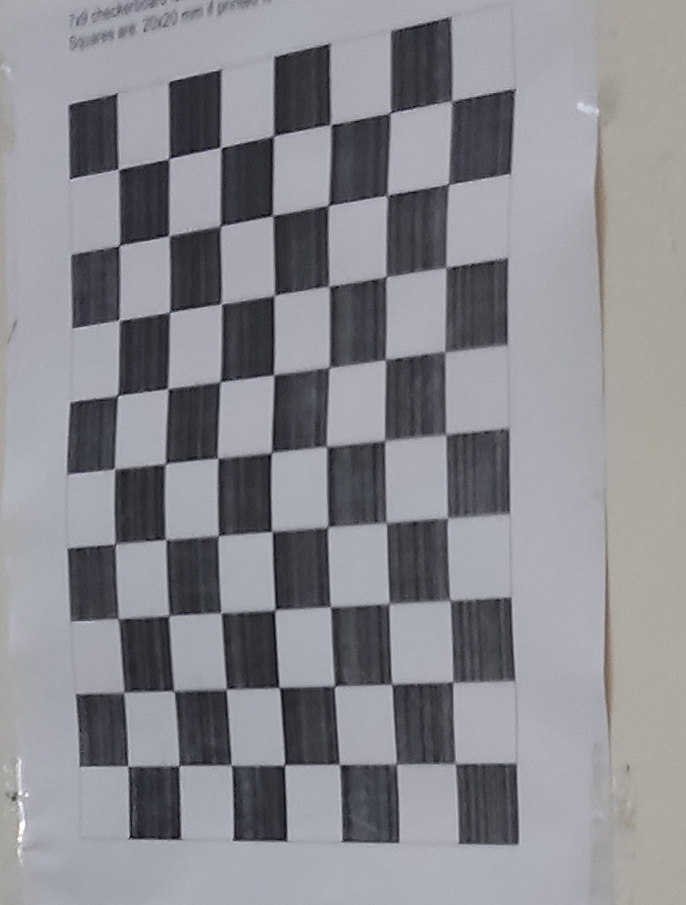
#> input picture TP4/Sf/IMG_20230306_121707.jpg, 1372 x 1810 px (shown at 1/2 size); its folder holds 4 pictures in this run
$ python calibrate_camera.py
#> lines starting #> are read from the running program, lines starting #| are printed output that depends on the picture; after the words box and inside, x2 and y2 are one past the last pixel; in counts of white or black regions, pixels touching at a corner belong together
#!/usr/bin/env python

import cv2
import numpy as np
import os
import glob

# Defining the dimensions of checkerboard
CHECKERBOARD = (6,9)
criteria = (cv2.TERM_CRITERIA_EPS + cv2.TERM_CRITERIA_MAX_ITER, 30, 0.001)
# max number of iterations=30

# Creating vector to store vectors of 3D points for each checkerboard image
objpoints = []
# Creating vector to store vectors of 2D points for each checkerboard image
imgpoints = []
error =[]

# Defining the world coordinates for 3D points
objp = np.zeros((1, CHECKERBOARD[0] * CHECKERBOARD[1], 3), np.float32)
objp[0,:,:2] = np.mgrid[0:CHECKERBOARD[0], 0:CHECKERBOARD[1]].T.reshape(-1, 2)
prev_img_shape = None

nx = 7
#Enter the number of inside corners in y
ny = 9
# Extracting path of individual image stored in a given directory
images = glob.glob('./Sf/*.jpg')
for fname in images:
    img = cv2.imread(fname)
#> img is the input picture: shape (1810, 1372, 3); mean B, G, R 143.5, 137.9, 137.7
    gray = cv2.cvtColor(img,cv2.COLOR_BGR2GRAY)
    # Find the chess board corners
    # If desired number of corners are found in the image then ret = true
    ret, corners = cv2.findChessboardCorners(gray, (nx, ny), None)
#> ret = True; corners = 63 rows, first 8: [237.5, 338.8], [338, 318], [441, 297], [547, 272.5], [661, 250.5], [781, 226.5], [904, 202.5], [239, 492]
    #ret, corners = cv2.findChessboardCorners(gray, CHECKERBOARD, cv2.CALIB_CB_ADAPTIVE_THRESH + cv2.CALIB_CB_FAST_CHECK + cv2.CALIB_CB_NORMALIZE_IMAGE)

    """
    If desired number of corner are detected,
    we refine the pixel coordinates and display
    them on the images of checker board
    """
    if ret == True:
        objpoints.append(objp)
        # refining pixel coordinates for given 2d points.
        corners2 = cv2.cornerSubPix(gray, corners, (11,11),(-1,-1), criteria)
#> corners2 = 63 rows, first 8: [236.7, 339.1], [337, 318.9], [442, 295.6], [547.3, 272.7], [661.6, 250.2], [779.5, 227.3], [904, 203.3], [239.1, 491.4]

        imgpoints.append(corners2)

        # Draw and display the corners
        img = cv2.drawChessboardCorners(img, CHECKERBOARD, corners2, ret)
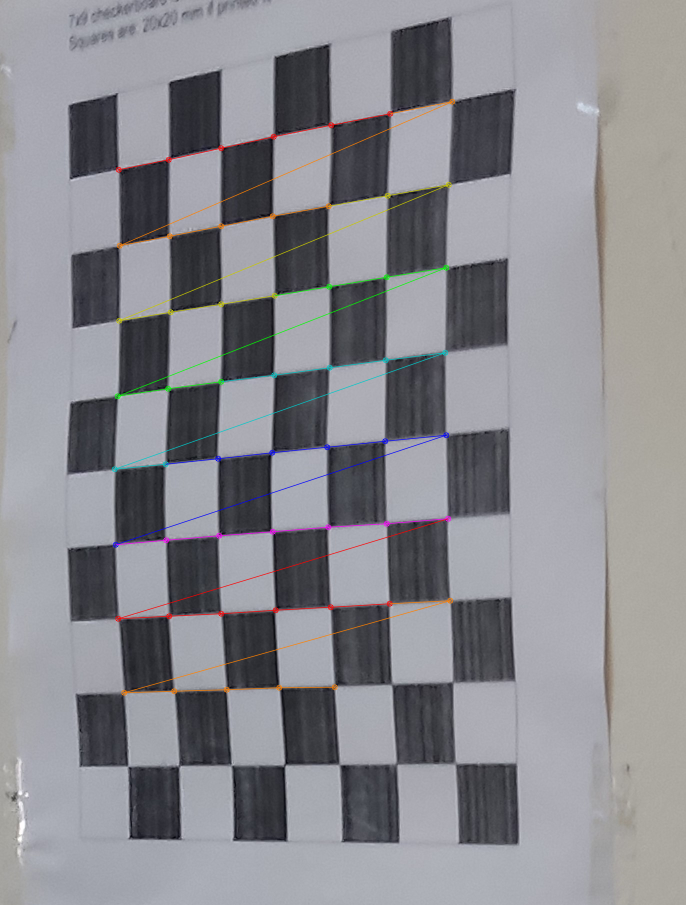
#> img: shape (1810, 1372, 3) (shown at 1/2 size); 1.35% of pixels changed, all inside (x1, y1, x2, y2) = (223, 197, 911, 1392)

    cv2.imshow('img',img)
    cv2.waitKey(0)

cv2.destroyAllWindows()

h,w = img.shape[:2]
#> h = 1465; w = 1346

"""
Performing camera calibration by
passing the value of known 3D points (objpoints)
and corresponding pixel coordinates of the
detected corners (imgpoints)
"""
#> (the run stopped early here; a loop or call above may not have finished)
